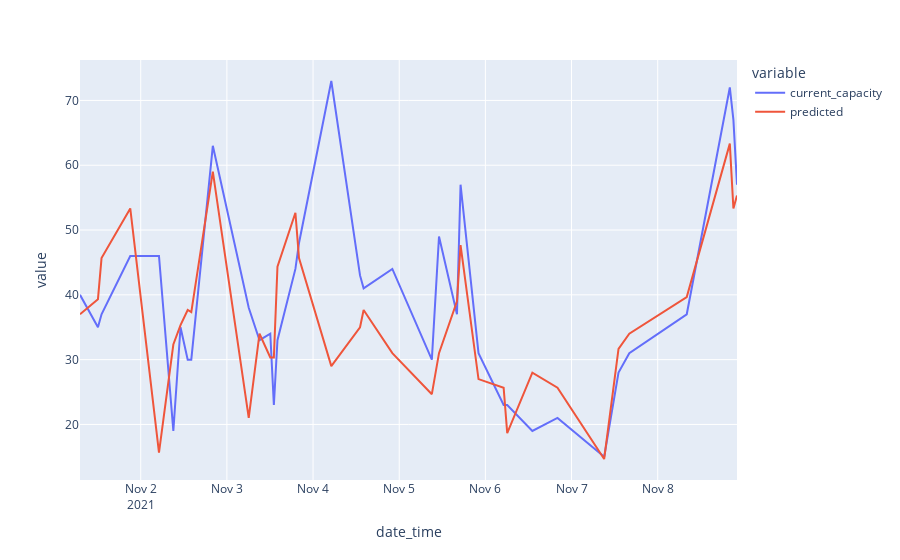

Notebook code cell kept with this figure:
### Code cell
px.line(test, x='date_time', y=['current_capacity','predicted'])
